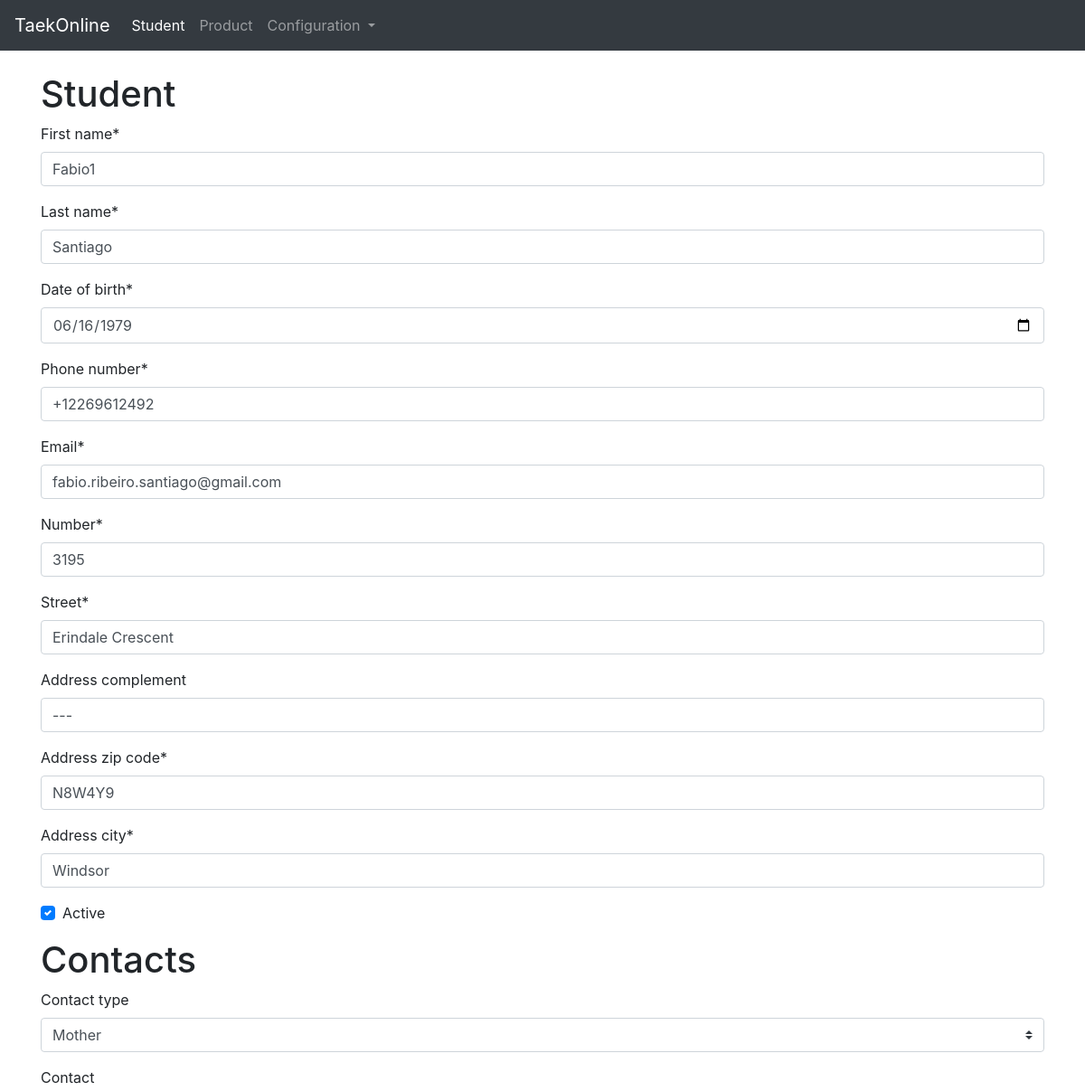
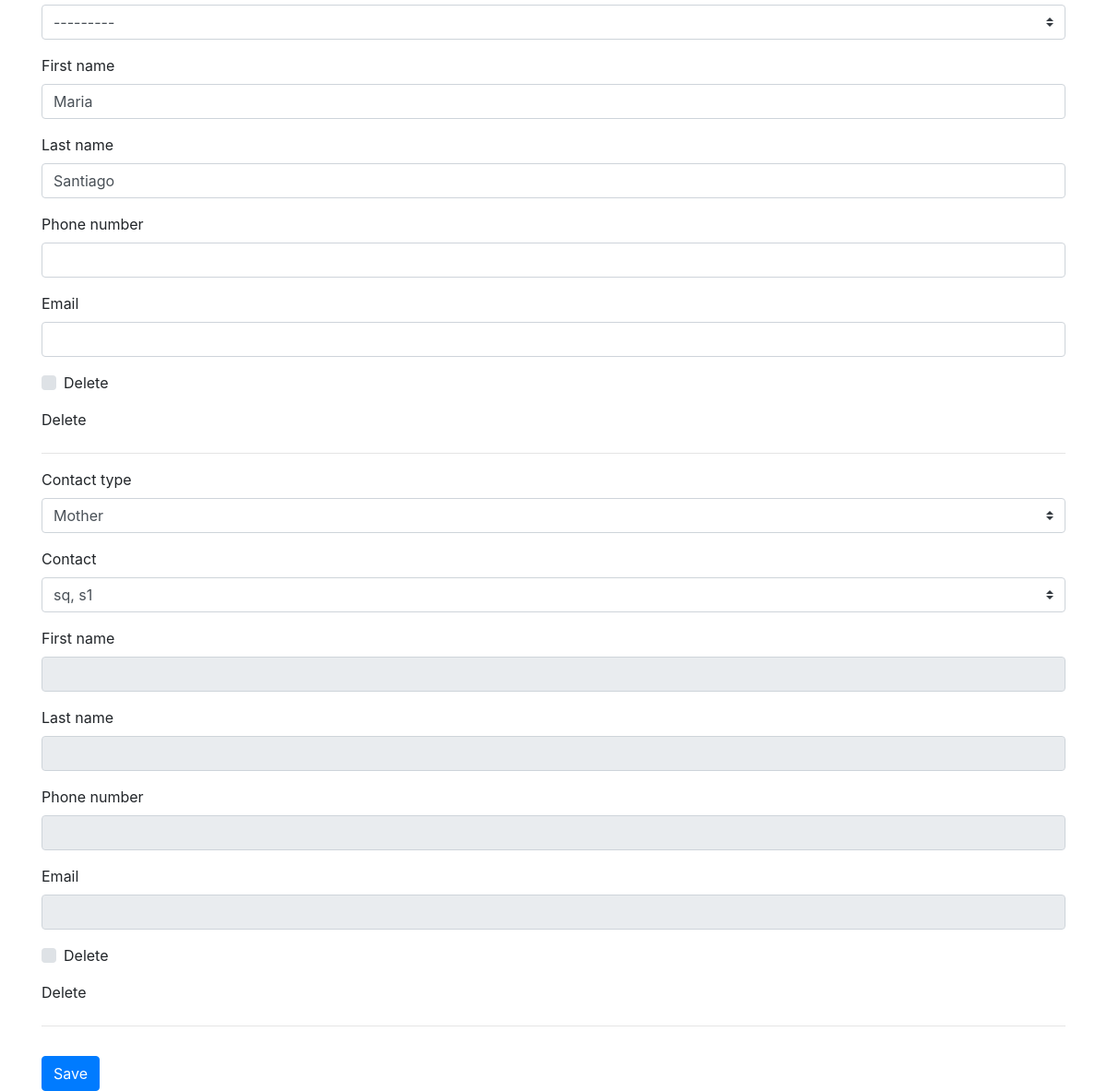
/student/1/change, run on an earlier commit of the app's database (2 pictures, top to bottom).
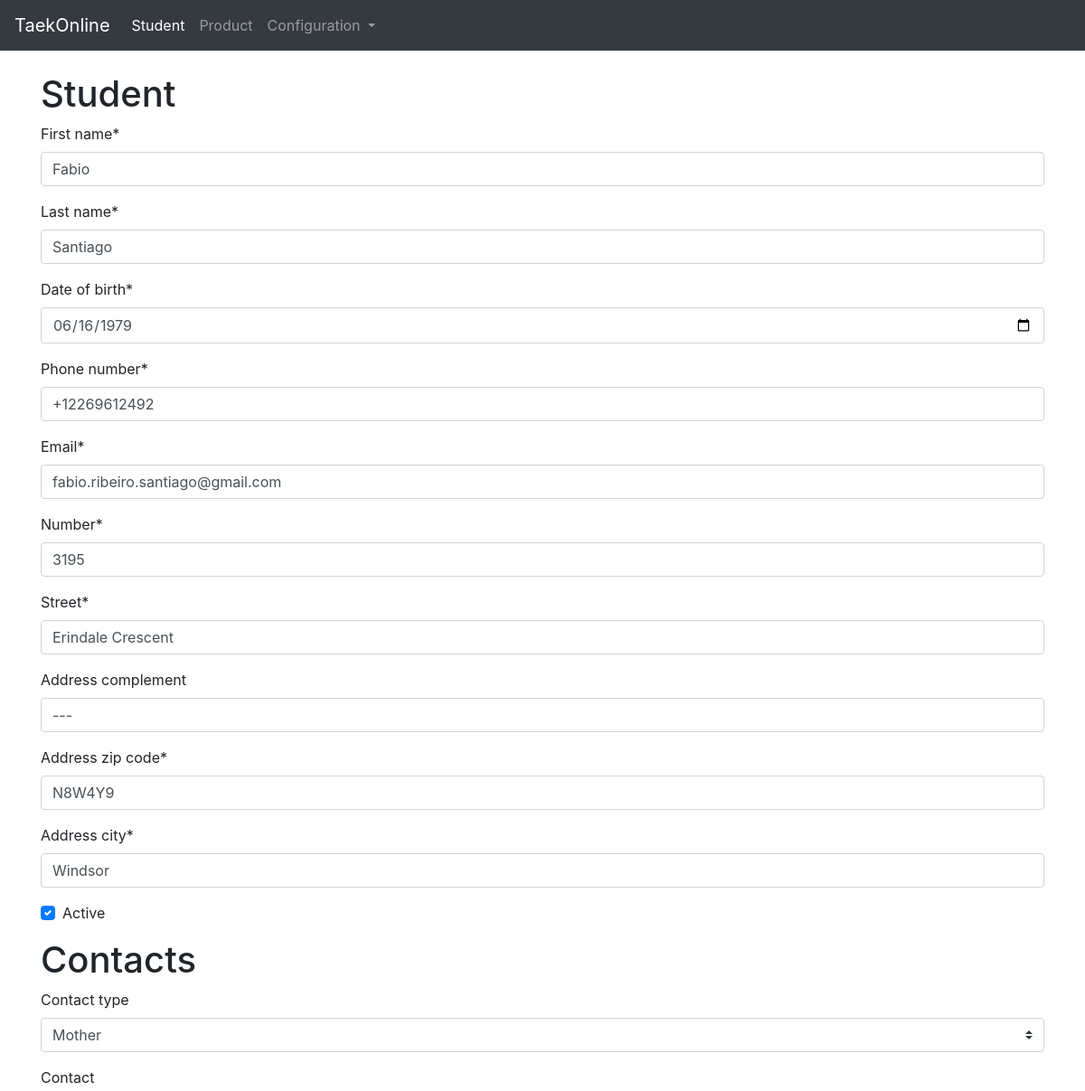
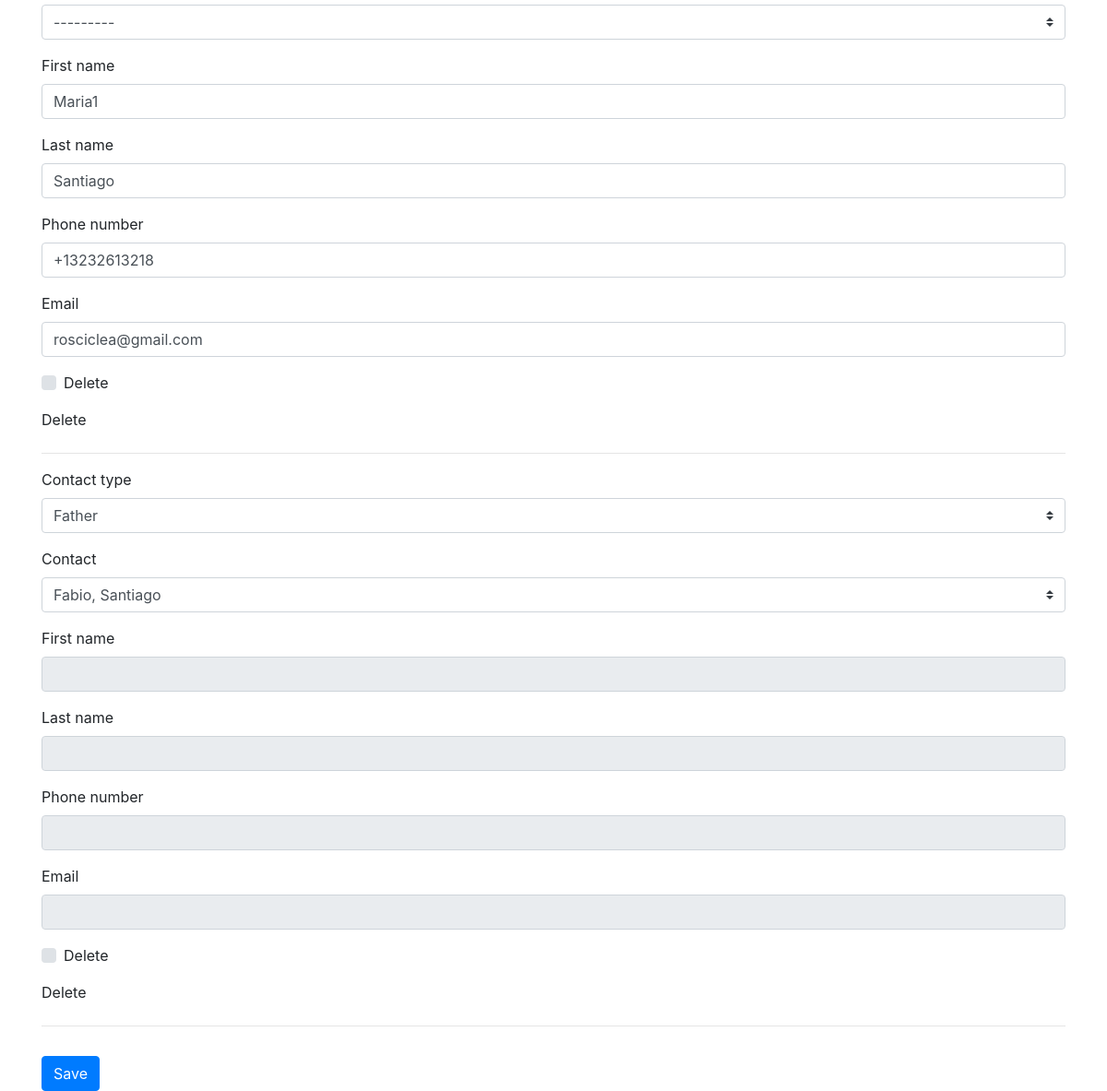
And on a later commit of the database (2 pictures, top to bottom).
### taekonline/models.py (models this page shows, shortened)
class Student(models.Model):
    first_name = models.CharField(max_length=100, null=False, blank=False)
    last_name = models.CharField(max_length=100, null=False, blank=False)
    date_of_birth = models.DateField(auto_now=False, auto_now_add=False)
    date_joined = models.DateTimeField(auto_now=False, auto_now_add=True)
    phone_number = PhoneNumberField()
    email = models.EmailField(blank=False, null=False)
    address_number = models.IntegerField(verbose_name="number", null=False, blank=False)
    address_street = models.CharField(verbose_name="street", max_length=200, null=False, blank=False)
    address_complement = models.CharField(max_length=200, null=True, blank=True)
    address_zip_code = models.CharField(max_length=6, null=False, blank=False)
    address_city = models.CharField(max_length=50, null=False, blank=False)
    active = models.BooleanField(default=True)
    @property
    def name(self):
        return ', '.join((self.first_name,self.last_name))
    def __str__(self):
        return self.name

### taekonline/views.py (the view)
# urls.py: path('student/<int:id>/change', views.student_change, name='student_change'),
def student_change(request, id, template_name='students/student_form.html'):
	student = Student.objects.get(id=int(id))
	if request.POST:
		form = StudentForm(request.POST, instance=student)
		formset = StudentContactFormSet(request.POST, request.FILES, instance=student)
		if form.is_valid() and formset.is_valid():
			form.save()
			formset.save()
			return redirect('student')
		else:
			return render(request, template_name, {'form':form, 'formset':formset})
	else:
		form = StudentForm(instance=student)
		formset = StudentContactFormSet(instance=student)
	return render(request, template_name, {'form':form, 'formset':formset})

### taekonline/models.py (called while the page is built)
    def __str__(self):
        return self.description

### taekonline/templates/students/student_form.html (shortened to what this page needs)
{% extends 'base.html' %}
{% load static %}
{% load crispy_forms_tags %}
{% block content %}
<form method="post" action="{{ request.path }}">
    <h1>Student</h1>
    {% crispy form %}
    <h1>Contacts</h1>
    <table class="table table-striped table-condensed">
        {% for f in formset.forms %}
        <tr class="{% cycle 'contact1' 'contact2' %}">
            {% crispy f %}
            {% if f.fields.id.initial and formset.can_delete %}
                {{ f.DELETE }} <label>{{ f.DELETE.label }}</label>
            {% endif %}
        </tr>
        <hr>
        {% endfor %}
    </table>
    <input type="submit" class="btn btn-primary" value="Save">
</form>
{% endblock content %}

### taekonline/templates/base.html (shortened to what this page needs)
<!DOCTYPE html>
<html lang="en">
<head>
    <link rel="stylesheet" href="https://maxcdn.bootstrapcdn.com/bootstrap/4.0.0/css/bootstrap.min.css">
    <link rel="stylesheet" href="https://use.fontawesome.com/releases/v5.7.2/css/all.css">
    <link rel="stylesheet" href="https://cdn.datatables.net/1.10.18/css/dataTables.bootstrap4.min.css">
</head>
<body>
    {% block nav %}
        <nav class="navbar navbar-expand-md navbar-dark bg-dark fixed-top">
            <a class="navbar-brand" href="/">TaekOnline</a>
            <div class="collapse navbar-collapse" id="navbarsExampleDefault">
                <ul class="navbar-nav mr-auto">
                    <li class="nav-item active">
                        <a class="nav-link" href="{% url 'student' %}">Student<span class="sr-only">(current)</span></a>
                    </li>
                    <li class="nav-item">
                        <a class="nav-link" href="{% url 'product' %}">Product</a>
                    </li>
                    <li class="nav-item dropdown">
                      <a class="nav-link dropdown-toggle" href="" id="navbarDropdownMenuLink" data-toggle="dropdown" aria-haspopup="true" aria-expanded="false">
                        Configuration
                      </a>
                  </li>
                </ul>
            </div>
        </nav>
    {% endblock nav %}
    <main role="main" class="container">
        {% block content %}
        {% endblock content %}
    </main>
</body>
</html>

### taekonline/templates/base.html (style rules this page uses)
body { padding-top: 5rem; }

What changed in the data, as far as the page shows it:
changed Student "Santiago": first_name "Fabio1" → "Fabio"
Also different on the page:
form field student-0-first_name: "Maria" → "Maria1"
form field student-0-phone_number: (not shown) → "+13232613218"
form field student-0-email: (not shown) → "rosciclea@gmail.com"
form field student-1-contact_type: "Mother" → "Father"
form field student-1-contact: "sq, s1" → "Fabio, Santiago"
